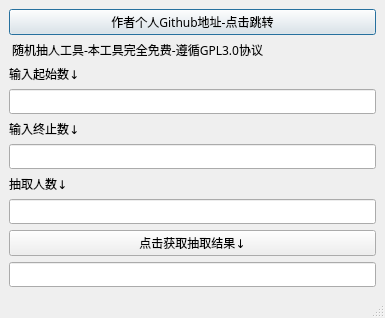
<?xml version="1.0" encoding="UTF-8"?>
<ui version="4.0">
 <class>MainWindow</class>
 <widget class="QMainWindow" name="MainWindow">
  <property name="geometry">
   <rect>
    <x>0</x>
    <y>0</y>
    <width>385</width>
    <height>273</height>
   </rect>
  </property>
  <property name="font">
   <font>
    <family>Bahnschrift Light</family>
    <weight>50</weight>
    <bold>false</bold>
   </font>
  </property>
  <property name="cursor">
   <cursorShape>ArrowCursor</cursorShape>
  </property>
  <property name="windowTitle">
   <string>又菜又爱写的无用工具系列-随机抽人v1.0.0</string>
  </property>
  <property name="windowIcon">
   <iconset>
    <normaloff>photo.ico</normaloff>photo.ico</iconset>
  </property>
  <widget class="QWidget" name="centralwidget">
   <layout class="QVBoxLayout" name="verticalLayout">
    <item>
     <widget class="QPushButton" name="pushButton_2">
      <property name="text">
       <string>作者个人Github地址-点击跳转</string>
      </property>
      <property name="autoDefault">
       <bool>false</bool>
      </property>
      <property name="default">
       <bool>true</bool>
      </property>
      <property name="flat">
       <bool>false</bool>
      </property>
     </widget>
    </item>
    <item>
     <widget class="QLabel" name="label">
      <property name="text">
       <string> 随机抽人工具-本工具完全免费-遵循GPL3.0协议</string>
      </property>
     </widget>
    </item>
    <item>
     <widget class="QLabel" name="label_2">
      <property name="text">
       <string>输入起始数↓</string>
      </property>
     </widget>
    </item>
    <item>
     <widget class="QLineEdit" name="lineEdit"/>
    </item>
    <item>
     <widget class="QLabel" name="label_3">
      <property name="text">
       <string>输入终止数↓</string>
      </property>
     </widget>
    </item>
    <item>
     <widget class="QLineEdit" name="lineEdit_2"/>
    </item>
    <item>
     <widget class="QLabel" name="label_4">
      <property name="text">
       <string>抽取人数↓</string>
      </property>
     </widget>
    </item>
    <item>
     <widget class="QLineEdit" name="lineEdit_3"/>
    </item>
    <item>
     <widget class="QPushButton" name="pushButton">
      <property name="text">
       <string>点击获取抽取结果↓</string>
      </property>
     </widget>
    </item>
    <item>
     <widget class="QLineEdit" name="lineEdit_4"/>
    </item>
   </layout>
  </widget>
  <widget class="QStatusBar" name="statusbar"/>
  <action name="actionnihao1">
   <property name="text">
    <string>nihao1</string>
   </property>
  </action>
 </widget>
 <resources/>
 <connections/>
</ui>
